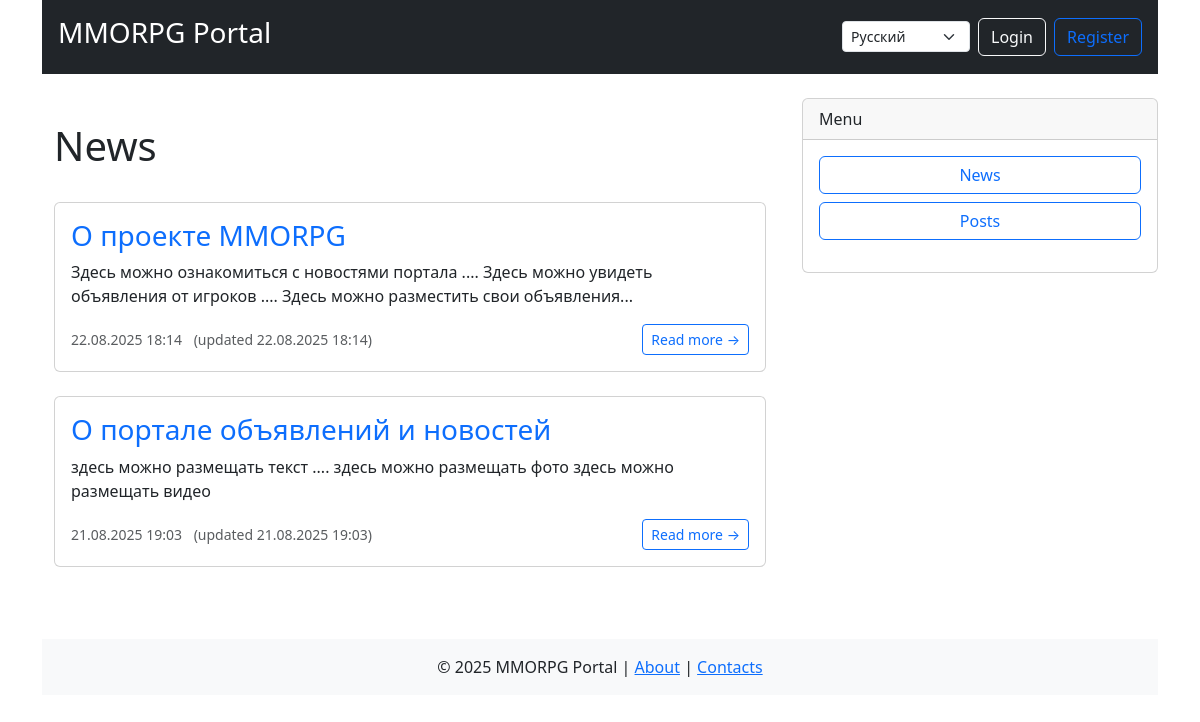
Page /news/ on the committed database.
### appNotification/models.py (models this page shows, shortened)
class News(models.Model):
    title = models.CharField(max_length=255, validators=[MinLengthValidator(5)])
    content = RichTextField()
    created_at = models.DateTimeField(auto_now_add=True)
    updated_at = models.DateTimeField(auto_now=True)
    subscribers = models.ManyToManyField(User, related_name='subscribed_news', blank=True)
    views_count = models.PositiveIntegerField(default=0, verbose_name=_('Views count'))
    class Meta:
        ordering = ['-created_at']
        verbose_name = _('News')
        verbose_name_plural = _('News')

### appNotification/views.py (the view)
# urls.py: path('news/', views.NewsListView.as_view(), name='news_list'),
class NewsListView(ListView):
    model = News
    template_name = 'news_list.html'
    context_object_name = 'news'
    paginate_by = 10
    ordering = ['-created_at']
    def get_context_data(self, **kwargs):
        context = super().get_context_data(**kwargs)
        if self.request.user.is_authenticated:
            context['is_subscribed'] = Subscription.objects.filter(
                user=self.request.user,
                news=True
            ).exists()
        return context

### appNotification/context_processors.py (called while the page is built)
def categories(request):
    return {
        'categories': Category.objects.all(),
        'category_choices': [
            ('tanks', _('Tanks')),
            ('heals', _('Heals')),
            ('dd', _('DD')),
            ('traders', _('Traders')),
            ('guildmasters', _('Guildmasters')),
            ('questgivers', _('Questgivers')),
            ('blacksmiths', _('Blacksmiths')),
            ('tanners', _('Tanners')),
            ('potionmakers', _('Potionmakers')),
            ('spellmasters', _('Spellmasters')),
        ]
    }

def navigation_data(request):
    from .models import Post, News
    return {
        'recent_posts': Post.objects.order_by('-created_at')[:5],
        'recent_news': News.objects.order_by('-created_at')[:3],
        'posts_count': Post.objects.count(),
        'news_count': News.objects.count(),
    }

### appNotification/templates/news_list.html (shortened to what this page needs)
{% extends "default.html" %}
{% load i18n %}
{% block content %}
<div class="container mt-4">
    <div class="d-flex justify-content-between align-items-center mb-4">
        <h1>{% trans "News" %}</h1>
    </div>
    {% if news %}
        {% for news_item in news %}
        <div class="card mb-4">
            <div class="card-body">
                <div class="d-flex justify-content-between align-items-start">
                    <div class="flex-grow-1">
                        <h3 class="card-title">
                            <a href="{% url 'news_detail' news_item.pk %}" class="text-decoration-none">
                                {{ news_item.title }}
                            </a>
                        </h3>
                        <div class="card-text mb-3">
                            {{ news_item.content|safe|truncatewords:50 }}
                        </div>
                        <div class="d-flex justify-content-between align-items-center">
                            <small class="text-muted">
                                 {{ news_item.created_at|date:"d.m.Y H:i" }}
                                {% if news_item.updated_at != news_item.created_at %}
                                    <span class="ms-2">({% trans "updated" %} {{ news_item.updated_at|date:"d.m.Y H:i" }})</span>
                                {% endif %}
                            </small>
                            <div>
                                <a href="{% url 'news_detail' news_item.pk %}" class="btn btn-outline-primary btn-sm">
                                    {% trans "Read more" %} →
                                </a>
                            </div>
                        </div>
                    </div>
                </div>
            </div>
        </div>
        {% endfor %}
    {% endif %}
</div>
{% endblock %}

### rows in the picture
News: title "О проекте MMORPG", content "Здесь можно ознакомиться с новостями портала .... Здесь можно увидеть объявления от игроков .... Здесь можно разместить свои объявления...", created_at "22.08.2025 18:14", updated_at "22.08.2025 18:14"
News: title "О портале объявлений и новостей", content "здесь можно размещать текст .... здесь можно размещать фото здесь можно размещать видео", created_at "21.08.2025 19:03", updated_at "21.08.2025 19:03"

### other values in the picture
form field language "Русский"
